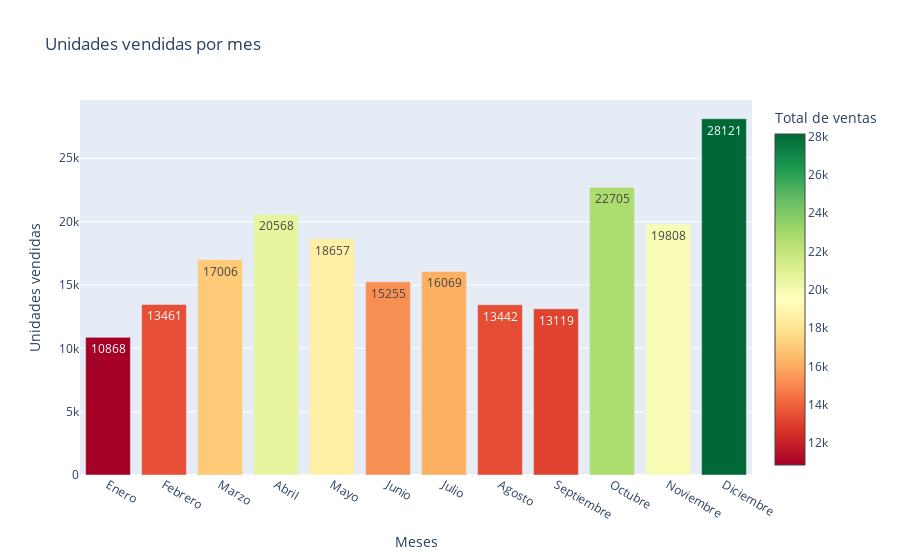

This figure's notebook cell:
### Markdown cell above
MONTOS TOTALES VENDIDAS POR MES

### Code cell
fig = go.Figure()

# Agrego al objeto figura un grafico de barra conn los valores extraidos previamente
fig.add_trace(go.Bar(
        x= meses,
        y= cantidad_ventas,
        yaxis="y",
        name="Unidades vendidas",
        marker = dict(color= cantidad_ventas, colorscale = 'RdYlGn',colorbar = dict(title = "Total de ventas")),
        # marker = dict(color= 'Light Blue') ,

        text = cantidad_ventas,
        textposition = 'auto'
))

# Configuro titulos y ejes del grafico
fig.update_layout(
    title="Unidades vendidas por mes",
    xaxis=dict(title="Meses"),
    yaxis=dict(title="Unidades vendidas", side="left")
)

# Muestro el grafico
fig.show()

### Figure 1 — Plotly figure (JSON) as saved in the notebook; plotly's stock layout.template omitted (floating-point values rounded to 4 significant figures)
{"data": [{"marker": {"color": [10868, 13461, 17006, 20568, 18657, 15255, 16069, 13442, 13119, 22705, 19808, 28121], "colorbar": {"title": {"text": "Total de ventas"}}, "colorscale": [[0, "rgb(165,0,38)"], [0.1, "rgb(215,48,39)"], [0.2, "rgb(244,109,67)"], [0.3, "rgb(253,174,97)"], [0.4, "rgb(254,224,139)"], [0.5, "rgb(255,255,191)"], [0.6, "rgb(217,239,139)"], [0.7, "rgb(166,217,106)"], [0.8, "rgb(102,189,99)"], [0.9, "rgb(26,152,80)"], [1, "rgb(0,104,55)"]]}, "name": "Unidades vendidas", "text": ["10868", "13461", "17006", "20568", "18657", "15255", "16069", "13442", "13119", "22705", "19808", "28121"], "textposition": "auto", "type": "bar", "x": ["Enero", "Febrero", "Marzo", "Abril", "Mayo", "Junio", "Julio", "Agosto", "Septiembre", "Octubre", "Noviembre", "Diciembre"], "y": [10868, 13461, 17006, 20568, 18657, 15255, 16069, 13442, 13119, 22705, 19808, 28121], "yaxis": "y"}], "layout": {"title": {"text": "Unidades vendidas por mes"}, "xaxis": {"title": {"text": "Meses"}}, "yaxis": {"side": "left", "title": {"text": "Unidades vendidas"}}}}
